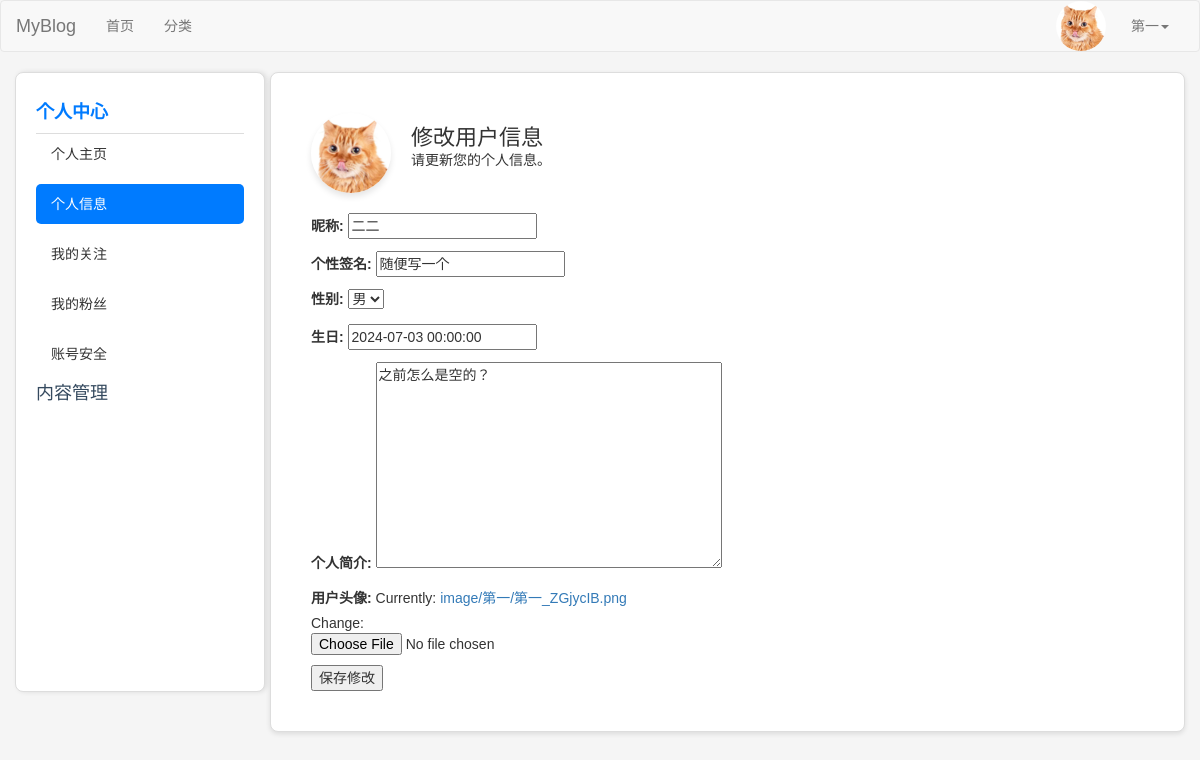
The page /users/profile/editor (signed in) on the database its author committed.
### users/models.py (models this page shows, shortened)
class UserProfile(models.Model):
    USER_GENDER_TYPE = (
        ('male','男'),
        ('female','女'),
    )
    owner = models.OneToOneField(User, on_delete=models.CASCADE, verbose_name='用户')
    nickname=models.CharField(verbose_name='昵称',max_length=23,blank=True,null=True)
    birthday=models.DateTimeField(verbose_name='生日',blank=True,null=True)
    gender=models.CharField(verbose_name='性别', choices=USER_GENDER_TYPE,max_length=6,default='male')
    image=models.ImageField(verbose_name='用户头像',upload_to=user_avatar_upload_to,default='image/default.jpg',max_length=255)
    desc=models.TextField(verbose_name='个人简介',max_length=200,blank=True,default='')
    signature=models.CharField(verbose_name='个性签名',max_length=50,blank=True,default='')

### users/views/account.py (the view)
# urls.py: path("profile/editor", account.editor_users, name='editor_users'),
@login_required(login_url='login')
def editor_users(request):
    user_profile = request.user.userprofile  # 获取当前用户的用户信息
    if request.method == 'POST':
        form = UserProfileForm(request.POST, request.FILES, instance=user_profile)
        if form.is_valid():
            form.save()
            messages.success(request, "信息修改成功！")
            return render(request, 'user_profile.html', { 'active_menu': 'user-info',  # 标记为 '个人中心' 菜单
        'active_link': 'user_profile'})
    else:
        form = UserProfileForm(instance=user_profile)
    return render(request, 'editor_users.html', { 'form': form, 'active_menu': 'user-info',  # 标记为 '个人中心' 菜单
        'active_link': 'user_profile'})

### users/forms/account.py
class UserProfileForm(forms.ModelForm):
    class Meta:
        model = UserProfile
        fields = ['nickname', 'signature', 'gender', 'birthday', 'desc', 'image']

### users/templates/editor_users.html (shortened to what this page needs)
{% extends 'layout/user.html' %}
{% block user_content %}
<div class="content">
    <div class="header">
        <img src="{{ request.user.userprofile.image.url }}" alt="Avatar" class="avatar">
        <div>
            <h2>修改用户信息</h2>
            <p>请更新您的个人信息。</p>
        </div>
    </div>
    <form method="post" enctype="multipart/form-data">
        {{ form.as_p }}
        <button type="submit" class="save-btn">保存修改</button>
    </form>
</div>
{% endblock %}

### users/templates/layout/basic.html (shortened to what this page needs)
{% load static %}
<!DOCTYPE html>
<html lang="en">
<head>
    <link rel="stylesheet" href="{% static 'plugin/bootstrap/css/bootstrap.css' %}">
    <link rel="stylesheet" href="{% static 'plugin/font-awesome/css/font-awesome.min.css' %}">
    <link rel="stylesheet" href="{% static 'css/blog.css' %}">
    <link href="https://cdn.quilljs.com/1.3.6/quill.snow.css" rel="stylesheet">
    <link href="{% static 'plugin/bootstrap-datepicker-1.10.0/dist/css/bootstrap-datepicker.min.css' %}"
          rel="stylesheet">
    <link rel="stylesheet" href="{% static 'plugin/bootstrap-select-1.13.14/dist/css/bootstrap-select.min.css' %}">
    <link rel="stylesheet" href="{% static 'plugin/select2-develop/dist/css/select2.min.css' %}">
    {% block css %}{% endblock %}
</head>
<body>
<nav class="navbar navbar-default">
    <div class="container-fluid">
        <div class="navbar-header">
            <a class="navbar-brand" href="#">MyBlog</a>
        </div>
        <div class="collapse navbar-collapse" id="bs-example-navbar-collapse-1">
            <ul class="nav navbar-nav">
                <li><a href="{% url 'blog:index' %}">首页<span class="sr-only">(current)</span></a></li>
                <li><a href="{% url 'blog:category_list' %}">分类</a></li>
            </ul>
            <ul class="nav navbar-nav navbar-right">
    {% if request.user.is_authenticated %}
        <li class="user-avatar">
            <img src="{{ request.user.userprofile.image.url }}" alt="User Avatar" class="avatar-img">
        </li>
        <li class="dropdown">
            <a href="#" class="dropdown-toggle" data-toggle="dropdown" role="button" aria-haspopup="true"
               aria-expanded="false">
               {{ request.user.username }}<span class="caret"></span>
            </a>
        </li>
    {% else %}
        <li><a href="{% url 'users:login' %}">登录</a></li>
        <li><a href="{% url 'users:register' %}" target="_blank">注册</a></li>
    {% endif %}
</ul>
        </div>
    </div>
</nav>
{% block content %}{% endblock %}
</body>
</html>

### static/css/blog.css (style rules this page uses)
.user-avatar { display: inline-block; vertical-align: middle; margin-right: 10px; }
.avatar-img { width: 50px; height: 50px; border-radius: 50%; object-fit: cover; }

### static/css/user.css (style rules this page uses)
body { font-family: Arial, sans-serif; margin: 0; padding: 0; background-color: #f9f9f9; }
.content { flex-grow: 1; padding: 20px; }
.content .header { display: flex; align-items: center; margin-bottom: 20px; }
.content .header img { width: 80px; height: 80px; border-radius: 50%; margin-right: 20px; }
.content .header h2 { margin: 0; font-size: 22px; }

### blog/templates/layout/user.html (style rules this page uses)
body { font-family: 'Arial', sans-serif; background-color: #f5f5f5; margin: 0; padding: 0; }
.avatar { width: 80px; height: 80px; border-radius: 50%; box-shadow: 0 4px 6px rgba(0, 0, 0, 0.1); }

### users/templates/layout/basic.html (style rules this page uses)
.user-avatar { display: inline-block; vertical-align: middle; margin-right: 10px; }
.avatar-img { width: 50px; height: 50px; border-radius: 50%; object-fit: cover; }

### rows shown on the page
UserProfile: nickname "二二", signature "随便写一个", gender "男", birthday "2024-07-03 00:00:00", desc "之前怎么是空的？"

### other values the page prints
{{ request.user.username }} "第一"
